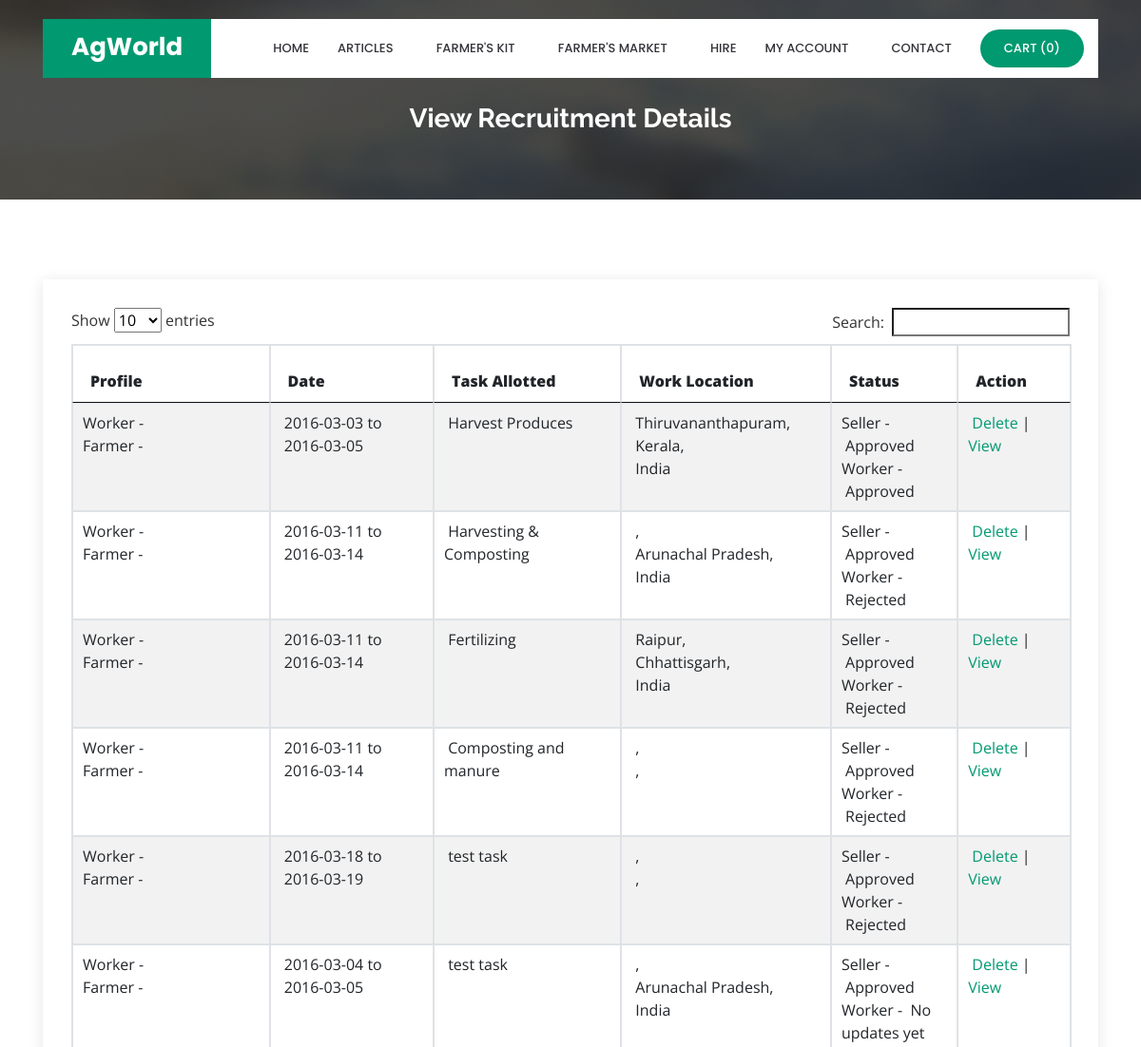
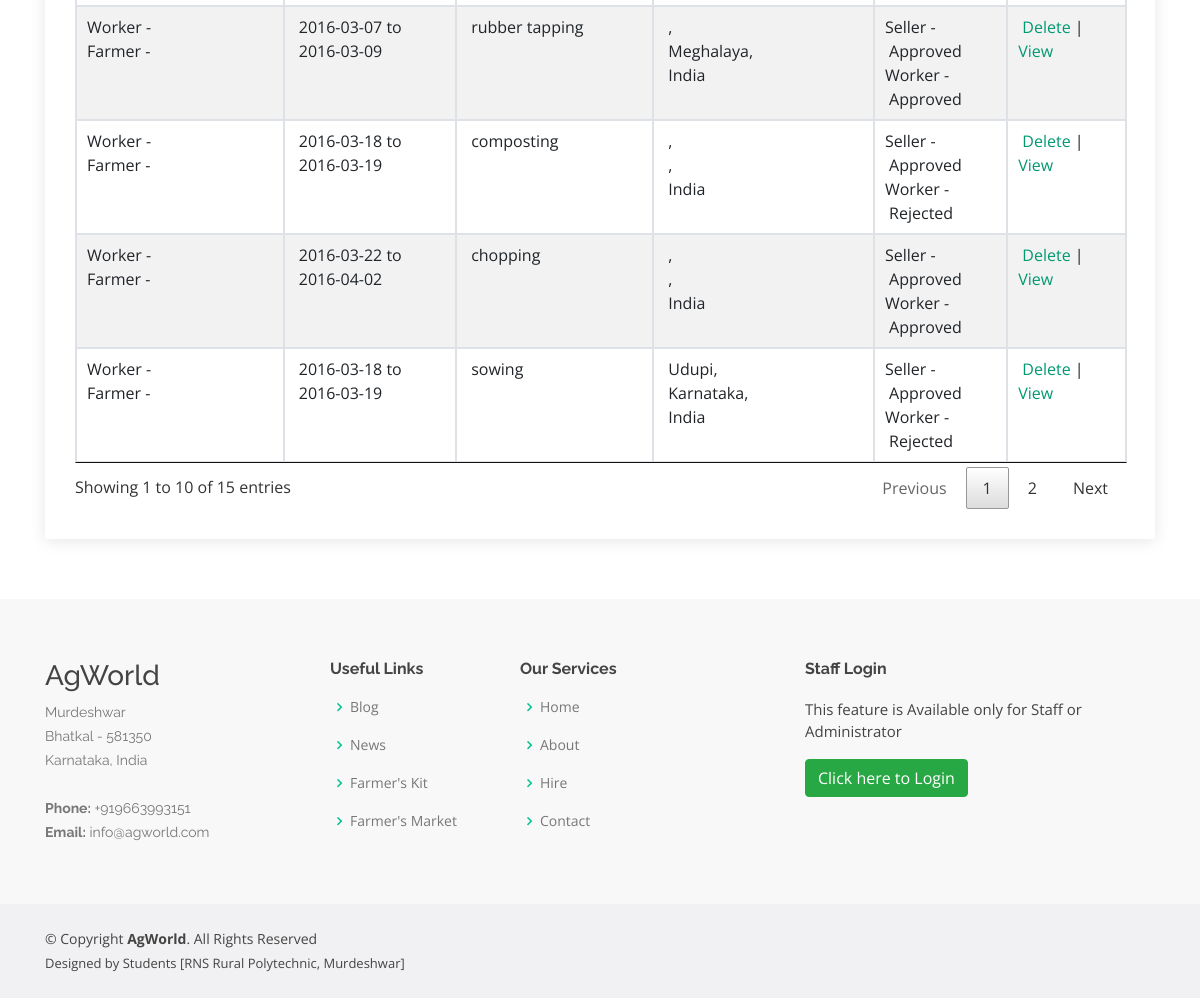
The page /viewworkerrequest.php on the database its author committed (2 pictures, top to bottom).
### tables this page shows
CREATE TABLE `worker_request` (
  `worker_request_id` int(10) NOT NULL,
  `worker_id` int(10) NOT NULL,
  `seller_id` int(10) NOT NULL,
  `from_date` date NOT NULL,
  `to_date` date NOT NULL,
  `task` text NOT NULL,
  `country_id` int(10) NOT NULL,
  `state_id` int(10) NOT NULL,
  `city_id` int(10) NOT NULL,
  `salary` float(10,2) NOT NULL,
  `salary_type` varchar(20) NOT NULL,
  `seller_status` varchar(20) NOT NULL,
  `worker_status` varchar(20) NOT NULL,
  `seller_comment` text NOT NULL,
  `worker_comment` text NOT NULL
);

CREATE TABLE `city` (
  `city_id` int(10) NOT NULL,
  `country_id` int(10) NOT NULL,
  `state_id` int(10) NOT NULL,
  `city` varchar(25) NOT NULL,
  `description` text NOT NULL,
  `status` varchar(10) NOT NULL
);

CREATE TABLE `state` (
  `state_id` int(10) NOT NULL,
  `country_id` int(10) NOT NULL,
  `state` varchar(25) NOT NULL,
  `description` text NOT NULL,
  `status` varchar(10) NOT NULL
);

CREATE TABLE `country` (
  `country_id` int(10) NOT NULL,
  `country` varchar(25) NOT NULL,
  `description` text NOT NULL,
  `status` varchar(10) NOT NULL
);

### viewworkerrequest.php (the view, shortened to what this page needs)
<?php
include("header.php");
include("dbconnection.php");
?>
  <main id="main">
    <section id="cta" class="cta">
      <div class="container">
        <div class="text-center" data-aos="zoom-in">
		<br><br>
          <h3>View Recruitment Details</h3>
        </div>
      </div>
    </section>
    <section id="contact" class="contact">
      <div class="container">
        <div class="row">
          <div class="col-lg-12" data-aos="fade-up" data-aos-delay="100">
            <div class="info mt-4 ">
<?php
		  $sql = "SELECT * FROM worker_request";
		  $qsql = mysqli_query($con,$sql);
							if(mysqli_num_rows($qsql)  == 0)
									{
										echo "<center>There is no Worker Request to display!!</center>";
									}
									else
									{
										?>
							<table ID="datatable" class="table table-striped table-bordered"  style="width:100%">
								<THEAD>
							  <tr>
						        <th width="192" height="39"><strong>Profile</strong>
						        <th width="153" height="39"><strong>Date</strong>
						        <th width="175"><strong>Task Allotted</strong></th>
						        <th width="189"><strong>Work Location</strong></th>
						        <th width="102"><strong>Status</strong></th>
                               <?php
								  	if(!isset($_SESSION[sellerid]))
									{
								?>
                                <th width="86"><strong>Action</strong></td>
                               <?php
									}
									else
									{
								?>
                                <th width="86"><strong>View</strong></td>
                               <?php
									}
								?>
						      </tr>
								</THEAD>
								<TBODY>
                              <?php
							  while($rs = mysqli_fetch_array($qsql))
							  {
								  $sqlcountry = "SELECT * FROM country WHERE country_id='$rs[country_id]'";
								  $qsqlcountry = mysqli_query($con,$sqlcountry);
								  $rscountry = mysqli_fetch_array($qsqlcountry);
								  $sqlstate = "SELECT * FROM state WHERE state_id='$rs[state_id]'";
								  $qsqlstate = mysqli_query($con,$sqlstate);
								  $rsstate = mysqli_fetch_array($qsqlstate);
								  $sqlcity = "SELECT * FROM city WHERE city_id='$rs[city_id]'";
								  $qsqlcity = mysqli_query($con,$sqlcity);
								  $rscity = mysqli_fetch_array($qsqlcity);
								  $sqlworker = "SELECT * FROM worker WHERE worker_id='$rs[worker_id]'";
								  $qsqlworker = mysqli_query($con,$sqlworker);
								  $rsworker = mysqli_fetch_array($qsqlworker);
								  $sqlseller = "SELECT * FROM seller WHERE seller_id='$rs[seller_id]'";
								  $qsqlseller = mysqli_query($con,$sqlseller);
								  $rsseller = mysqli_fetch_array($qsqlseller);
							  echo "
						      <tr>
						        <td> Worker - &nbsp;$rsworker[name]<br>
Farmer - &nbsp;$rsseller[seller_name]</td>
						        <td>&nbsp;$rs[from_date]"." to " ." &nbsp;$rs[to_date]</td>
						        <td>&nbsp;$rs[task]</td>
						        <td>&nbsp;$rscity[city],<br>"."&nbsp;$rsstate[state],<br>"."&nbsp;$rscountry[country]"." </td>
						        <td>Seller - &nbsp;";
								if($rs[seller_status] == "")
								{
									echo "No updates yet";
								}
								else
								{
									echo $rs[seller_status];
								}
								echo "<br>Worker - &nbsp;";
								if($rs[worker_status] == "")
								{
									echo "No updates yet";
								}
								else
								{
									echo $rs[worker_status];
								}
								echo "</td>";
									if(isset($_SESSION[sellerid]))
									{
$dt = date("Y-m-d");
$date1 = new DateTime($dt);
$date2 = new DateTime($rs[to_date]);
								   echo  "<td>";
								   if($date2 > $date1)
								   {
								   echo "<a href='workerrequest.php?editid=$rs[worker_request_id]'>Edit</a> | ";
								   }
								   echo "<a href='viewworkerrequestdetailed.php?viewid=$rs[worker_request_id]'>View</a></td></tr>";
									}
									else if(isset($_SESSION[workerid]))
									{
								   echo " <td><a href='viewworkerrequestdetailed.php?viewid=$rs[worker_request_id]'>View</a></td></tr>";
									}
									else
									{
								   echo " <td>&nbsp;";
								   echo "<a href='viewworkerrequest.php?deleteid=$rs[worker_request_id]' onclick='return delconfirm()'>Delete</a> | <a href='viewworkerrequestdetailed.php?viewid=$rs[worker_request_id]'>View</a></td></tr>";
									}
							  }
							  ?>
								</TBODY>
						  </table>
						<?php
						 }
						?>
            </div>
		  </div>
        </div>
      </div>
    </section>
  </main>
<?php
include("footer.php");
?>

### assets/css/style.css (style rules this page uses)
body { font-family: "Open Sans", sans-serif; color: #444444; }
a { color: #009970; }
h1, h2, h3, h4, h5, h6 { font-family: "Raleway", sans-serif; }
section { padding: 60px 0; overflow: hidden; }
.cta { background: linear-gradient(rgba(2, 2, 2, 0.7), rgba(0, 0, 0, 0.7)), url("../img/cta-bg.jpg") fixed center center; background-size: cover; padding: 60px 0; }
.cta h3 { color: #fff; font-size: 28px; font-weight: 700; }
.contact .info { padding: 30px; width: 100%; background: #fff; box-shadow: 0px 2px 15px rgba(0, 0, 0, 0.1); }

### rows shown on the page
worker_request: from_date "2016-03-03", to_date "2016-03-05", task "Harvest Produces", city.city "Thiruvananthapuram", state.state "Kerala", country.country "India", seller_status "Approved", worker_status "Approved"
worker_request: from_date "2016-03-11", to_date "2016-03-14", task "Harvesting & Composting", state.state "Arunachal Pradesh", country.country "India", seller_status "Approved", worker_status "Rejected"
worker_request: from_date "2016-03-11", to_date "2016-03-14", task "Fertilizing", city.city "Raipur", state.state "Chhattisgarh", country.country "India", seller_status "Approved", worker_status "Rejected"
worker_request: from_date "2016-03-11", to_date "2016-03-14", task "Composting and manure", seller_status "Approved", worker_status "Rejected"
worker_request: from_date "2016-03-18", to_date "2016-03-19", task "test task", seller_status "Approved", worker_status "Rejected"
worker_request: from_date "2016-03-04", to_date "2016-03-05", task "test task", state.state "Arunachal Pradesh", country.country "India", seller_status "Approved", worker_status "No updates yet"
worker_request: from_date "2016-03-07", to_date "2016-03-09", task "rubber tapping", state.state "Meghalaya", country.country "India", seller_status "Approved", worker_status "Approved"
worker_request: from_date "2016-03-18", to_date "2016-03-19", task "composting", country.country "India", seller_status "Approved", worker_status "Rejected"
worker_request: from_date "2016-03-22", to_date "2016-04-02", task "chopping", country.country "India", seller_status "Approved", worker_status "Approved"
worker_request: from_date "2016-03-18", to_date "2016-03-19", task "sowing", city.city "Udupi", state.state "Karnataka", country.country "India", seller_status "Approved", worker_status "Rejected"

### other values the page prints
mysqli_num_rows($qsqlproduct_purchase_record) "0"
